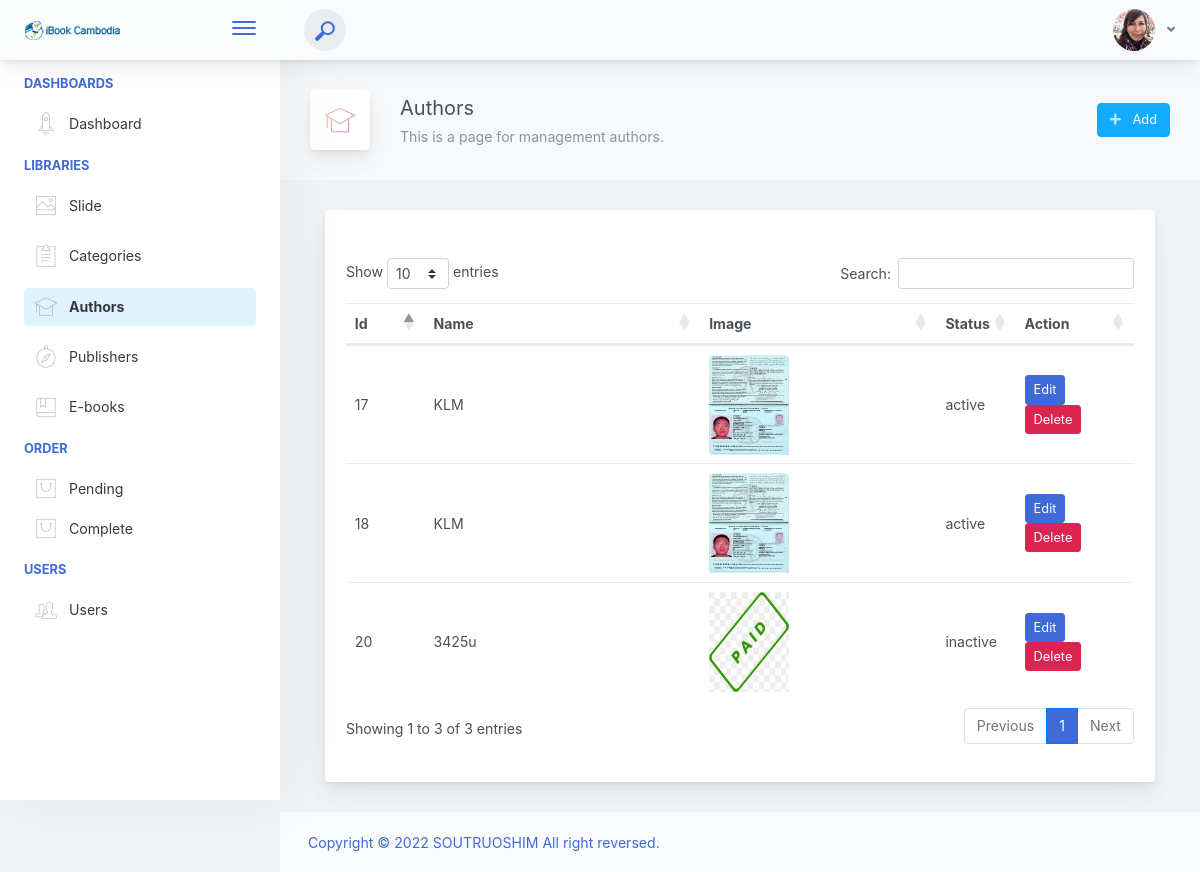
Page /admin/author/authors.php on the earlier database version.
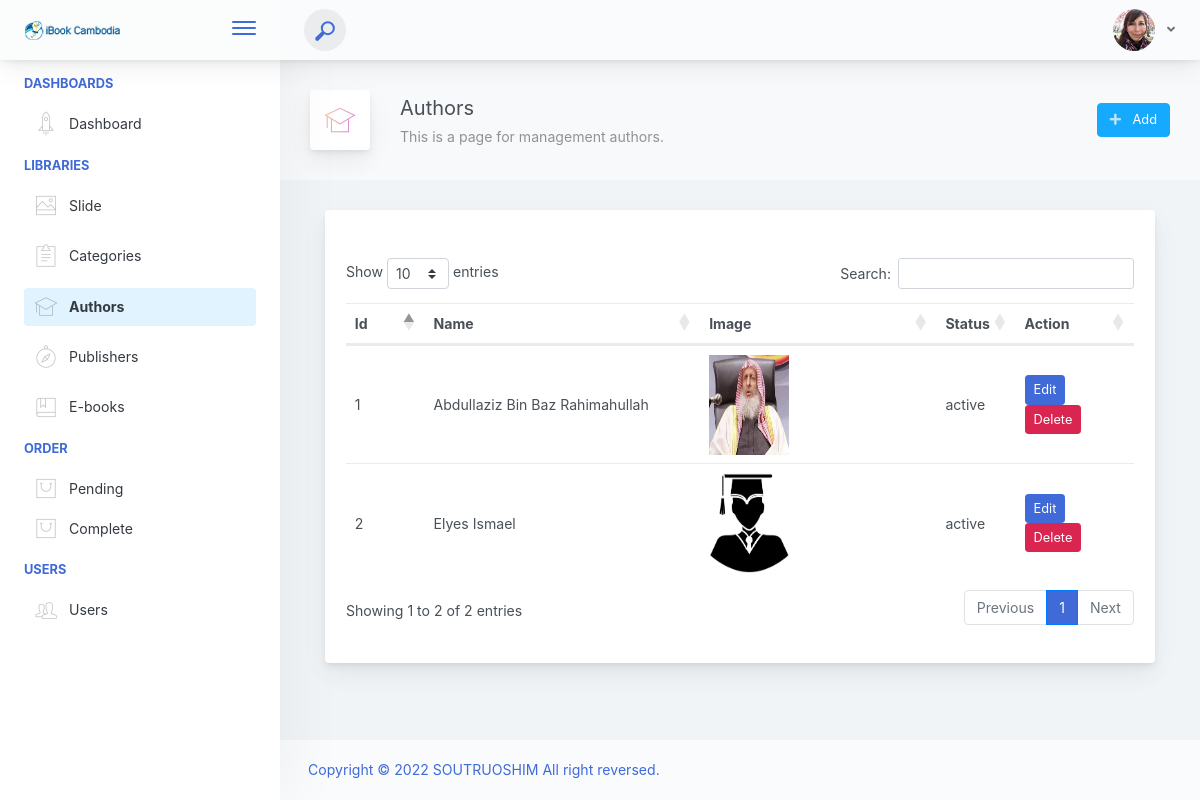
Same page on the later database version.
### tables this page shows
CREATE TABLE IF NOT EXISTS `authors` (
  `id` bigint(20) UNSIGNED NOT NULL AUTO_INCREMENT,
  `title` varchar(191) DEFAULT NULL,
  `slug` varchar(191) DEFAULT NULL,
  `image` varchar(200) DEFAULT NULL,
  `status` enum('active','inactive') NOT NULL,
  `created_at` timestamp NULL DEFAULT CURRENT_TIMESTAMP,
  `updated_at` timestamp NULL DEFAULT NULL,
  PRIMARY KEY (`id`)
);

### objects/author.php (called while the page is built, shortened)
<?php
class Author
{
    private $conn;
    private $table_name = "authors";
    public function __construct($db)
    {
        $this->conn = $db;
    }
    public function readAll()
    {
        $query = "SELECT
                *
            FROM
                " . $this->table_name . "
            ORDER BY
                id DESC";
        $stmt = $this->conn->prepare($query);
        $stmt->execute();
        return $stmt;
    }
}

### admin/author/authors.php (the view, shortened to what this page needs)
<?php
   include("../inc/header.php");
    include(__DIR__ . "/../../objects/author.php");
?>
<div class="app-page-title">
    <div class="page-title-wrapper">
        <div class="page-title-heading">
            <div class="page-title-icon">
            <i class="pe-7s-study icon-gradient bg-mean-fruit">
                </i>
            </div>
            <div>Authors
                <div class="page-title-subheading">This is a page for management authors.
                </div>
            </div>
        </div>
        <div class="page-title-actions">
            <div class="d-inline-block dropdown">
                <a type="button" class="btn-shadow btn btn-info" href="../author/add_author.php" >
                    <span class="btn-icon-wrapper pr-2 opacity-7">
                        <i class="fa fa-plus fa-w-20"></i>
                    </span>
                    Add
                </a>
            </div>
        </div>
    </div>
</div>
            <div class="content-wrap">
                <div class="container-fluid">
                <div class="main-card mb-3 card">
                 <div class="card-body"><h5 class="card-title"></h5>
                <div class="row">
                        <div class="col-md-12 p-3">
                            <table class="table" id="tbl_author">
                                <thead>
                                    <tr>
                                        <th scope="col" width = "10%">Id</th>
                                        <th scope="col" width = "35%">Name</th>
                                        <th scope="col" width = "30%">Image</th>
                                        <th scope="col" width = "10%">Status</th>
                                        <th scope="col" width = "15%">Action</th>
                                    </tr>
                                </thead>
                                <tbody>
                                    <?php
                                       $database = new Database();
                                       $db = $database->getConnection();
                                       $author = new Author($db);
                                       $stmt = $author->readAll();
                                    ?>
                                    <?php while ($row = $stmt->fetch(PDO::FETCH_ASSOC)) {
                                        $id = $row['id']; ?>
                                        <tr>
                                            <td><?php echo $row['id']; ?></td>
                                            <td><?php echo $row['title']; ?></td>
                                            <td><img src="<?= '../../upload/images/author/'.$row['image'] ?>" width="80" height="100"/> </td>
                                            <td><?php echo $row['status']; ?></td>
                                            <td>
                                                <form method="POST" action="queries/delete_author.php">
                                                    <a href="edit_author.php?id=<?php echo $row['id']; ?>" type="button" class="btn btn-primary btn-sm">Edit</a>
                                                    <a delete-id='<?= $id ?>' class='btn btn-danger text-white btn-sm delete-object' type="button">Delete</a>
                                                </form>
                                            </td>
                                        </tr>
                                    <?php } ?>
                              </tbody>
                            </table>
                        </div>
                    </div>
                </div>
                </div>
                </div>
            </div>
<?php
   include("../inc/footer.php");
?>

Differences in the rows shown:
removed authors: id "20", title "3425u", image (picture), status "inactive"
removed authors: id "18", title "KLM", image (picture), status "active"
removed authors: id "17", title "KLM", image (picture), status "active"
added authors: id "2", title "Elyes Ismael", image (picture), status "active"
added authors: id "1", title "Abdullaziz Bin Baz Rahimahullah", image (picture), status "active"
Other differences:
text written by a page script: "Show entries Search: Showing 1 to 3 of 3 entries Previous 1 Next" → "Show entries Search: Showing 1 to 2 of 2 entries Previous 1 Next"
